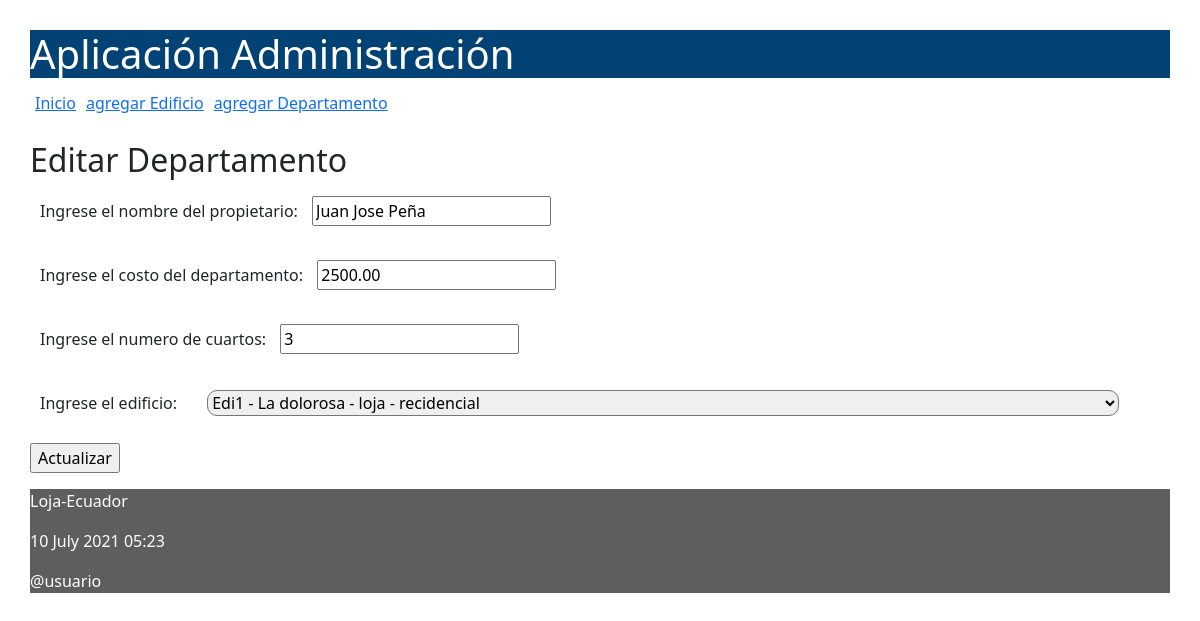
The app's page /editar/departamento/6 with its own data.
### administrativo/models.py (models this page shows, shortened)
class Departamento(models.Model):
    class Meta:
        verbose_name_plural = "Departamentos"
    nombrePropietario = models.CharField(max_length=100)
    costoDepartamento = models.DecimalField(max_digits=10000, decimal_places=2)
    numeroCuartos = models.IntegerField()
    edificio = models.ForeignKey(Edificio, on_delete=models.CASCADE, related_name="departamentos")

### administrativo/views.py (the view)
# urls.py: path('editar/departamento/<int:id>', views.editarDepartamento, name='editarDepartamento'),
def editarDepartamento(request, id):
    departamento = Departamento.objects.get(pk=id)
    if request.method == 'POST':
        formulario = DepartamentoForm(request.POST, instance=departamento)
        print(formulario.errors)
        if formulario.is_valid():
            formulario.save()
            return redirect(index)
    else:
        formulario = DepartamentoForm(instance=departamento)
    diccionario = {'formulario': formulario}
    return render(request, 'editarDepartamento.html', diccionario)

### administrativo/forms.py (shortened to what this page needs)
class DepartamentoForm(ModelForm):
    class Meta:
        model = Departamento
        fields = ['nombrePropietario', 'costoDepartamento', 'numeroCuartos', 'edificio']
        labels = {
            'nombrePropietario': _('Ingrese el nombre del propietario'),
            'costoDepartamento': _('Ingrese el costo del departamento'),
            'numeroCuartos': _('Ingrese el numero de cuartos'),
            'edificio': _('Ingrese el edificio'),
        }

### administrativo/models.py (called while the page is built)
    def __str__(self):
        return "%s - %s - %s - %s" % (
            self.nombre,
            self.direccion,
            self.ciudad,
            self.tipo
        )

### administrativo/templates/editarDepartamento.html (shortened to what this page needs)
{% extends "master.html" %}
{% block content %}
<h2>Editar Departamento</h3>
<form action="" method="post">
  {{formulario.as_p}}
  <p><input type='submit' value='Actualizar'/></p>
</form>
{% endblock %}

### administrativo/static/css/estilos.css (style rules this page uses)
body { background: #FEFEFD; padding: 30px; }
label { padding: 12px 10px; }
.contenedor input, select { width: 80% !important; margin-left: 1em !important; }
.fieldWrapper input , select { border-radius: 10px !important; }

### records on screen
Departamento: nombrePropietario "Juan Jose Peña", costoDepartamento "2500.00", numeroCuartos "3", edificio "Edi1 - La dolorosa - loja - recidencial"
